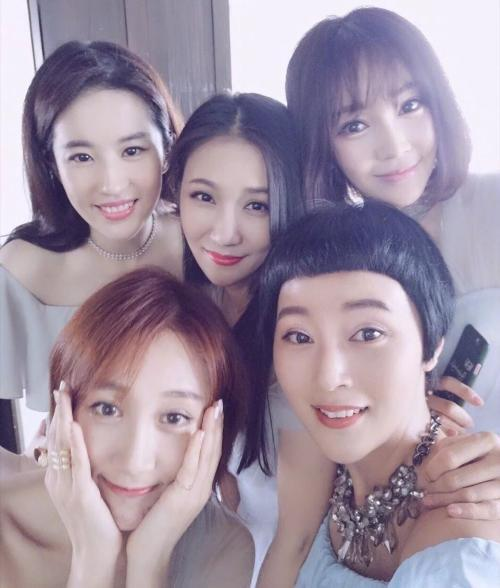
#> input picture 2.jpg, 500 x 588 px
$ python face_mosaic.py
#> lines starting #> are read from the running program, lines starting #| are printed output that depends on the picture
import cv2 as cv
import numpy as np
import os
import math
import random

import logging
LOG_FORMAT = "************%(asctime)s - %(levelname)s- %(message)s"
logging.basicConfig(level=logging.INFO, format=LOG_FORMAT)

def face_detection(image, classifier_path="haarcascade_frontalface_default.xml"):
    """
    find all face in input image and return face by coordinate(list)

    input: image, classifier file path (.xml) and have default path
    output: list coordinate [x1, y1, x2, y2]
    """
    classifier_path = os.path.join('data', classifier_path)
    gray_image = cv.cvtColor(image, cv.COLOR_BGR2GRAY)
    detector = cv.CascadeClassifier(classifier_path)
    faces = detector.detectMultiScale(gray_image)
    for i, face in enumerate(faces):
        faces[i] = [face[0], face[1], face[0]+face[2], face[1]+ face[3]]
    return faces


# [21 lines left out: function mosaic, not called in this run]


def load_image(image_path, is_png=False):
    """
    load image from image_path

    input: image_path
    output: image
    """
    if os.path.exists(image_path):
        if is_png:
            image = cv.imread(image_path, cv.IMREAD_UNCHANGED)
        else:
            image = cv.imread(image_path)
        print("loading image：{}".format(image_path))
        return image
    else:
        print("image file not exists")


# [25 lines left out: functions mosaic_videocapture, mosaic_image, not called in this run]

def load_fake_face_png(index):
    """
    retrurn fake_face_png
    """
    fake_face_png_path = os.path.join('data', 'fake_png', '{}.png'.format(index))
    return load_image(fake_face_png_path, is_png=True)


def change_face_image(image, face_image, face_coor):
    #TODO:

    # [9 lines left out: function change_rate, not called in this run]

    #x1, y1, x2, y2 = change_rate(1.5, face_coor)
    x1, y1, x2, y2 = face_coor
    # change dtype
    face_h = abs(y2-y1);face_w = abs(x2-x1)
    face_image = cv.resize(face_image, (face_h, face_w), interpolation=cv.INTER_AREA).astype('uint8')
    face_image_rgb = face_image[:,:,:3]
    face_iamge_alpha = face_image[:,:,-1]
    print(np.max(face_iamge_alpha))
    face_boolen_Flase = face_iamge_alpha == np.zeros((face_h, face_w))
    face_boolen_Flase = np.stack([face_boolen_Flase, face_boolen_Flase, face_boolen_Flase],axis=2)
    print(image[y1:y1+face_h,x1:x1+face_w,:].shape,)
    image[y1:y1+face_h,x1:x1+face_w,:] = image[y1:y1+face_h,x1:x1+face_w,:]*face_boolen_Flase+face_image_rgb
    return image


def change_face(image_path):
    #image_path = "test.jpg"
    image = load_image(image_path)
#> in load_image, image is the input picture: shape (588, 500, 3); mean B, G, R 161.2, 145.1, 159.9
    faces = face_detection(image)
#> in face_detection, `gray_image = cv.cvtColor(image, cv.COLOR_BGR2GRAY)`:
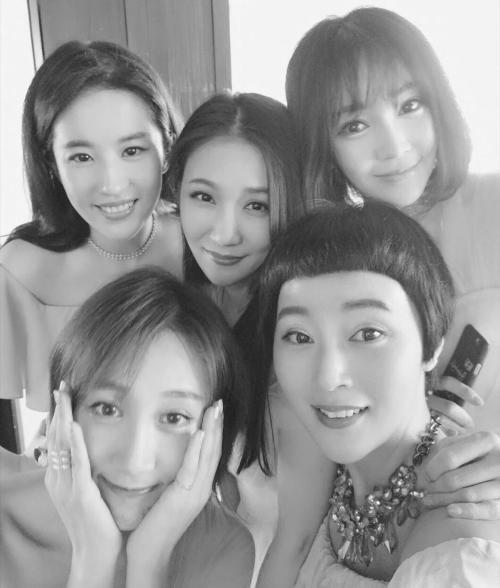
#> gray_image: shape (588, 500); min 26, max 253, mean 151.3
#> in face_detection, `faces = detector.detectMultiScale(gray_image)`: faces = [[37, 98, 139, 139], [163, 150, 134, 134], [324, 71, 133, 133], [245, 269, 185, 185], [44, 337, 198, 198]]
#> the loop in face_detection, `for i, face in enumerate(faces):` made 5 passes
#> after the loop in face_detection, `for i, face in enumerate(faces):`: faces = [[37, 98, 176, 237], [163, 150, 297, 284], [324, 71, 457, 204], [245, 269, 430, 454], [44, 337, 242, 535]]
    faces_random_index = random.sample(range(15),len(faces))
#> faces_random_index = [13, 6, 12, 14, 0]
    for i, face in enumerate(faces):
        face_image = load_fake_face_png(faces_random_index[i])
        image = change_face_image(image,face_image,face)
#> in change_face_image, `x1, y1, x2, y2 = face_coor`: x1 = 37; y1 = 98; x2 = 176; y2 = 237
#> in change_face_image, `face_h = abs(y2 - y1)`: face_h = 139
    return image

# [9 lines left out: function change_face_videocapture, not called in this run]

if __name__ == "__main__":
    image_path = "2.jpg"
    #mosaic_videocapture()
#> (the run stopped early here; a loop or call above may not have finished)
